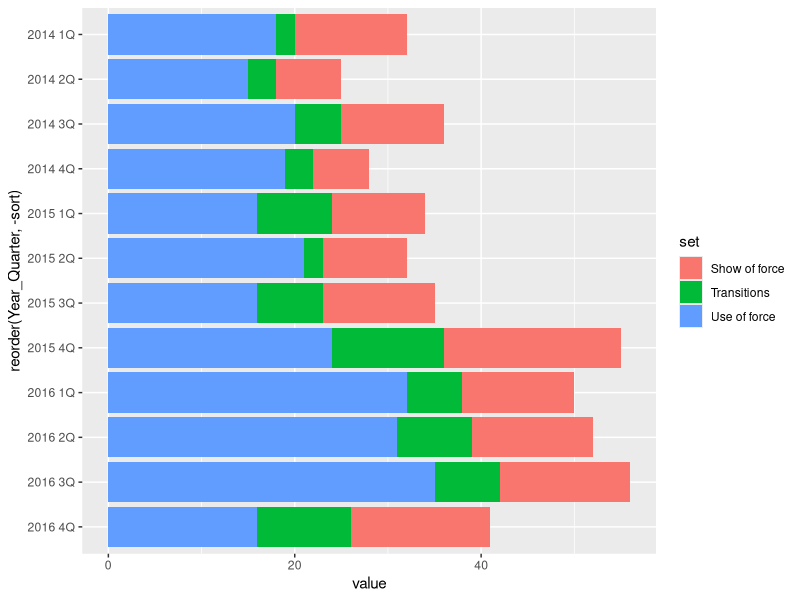
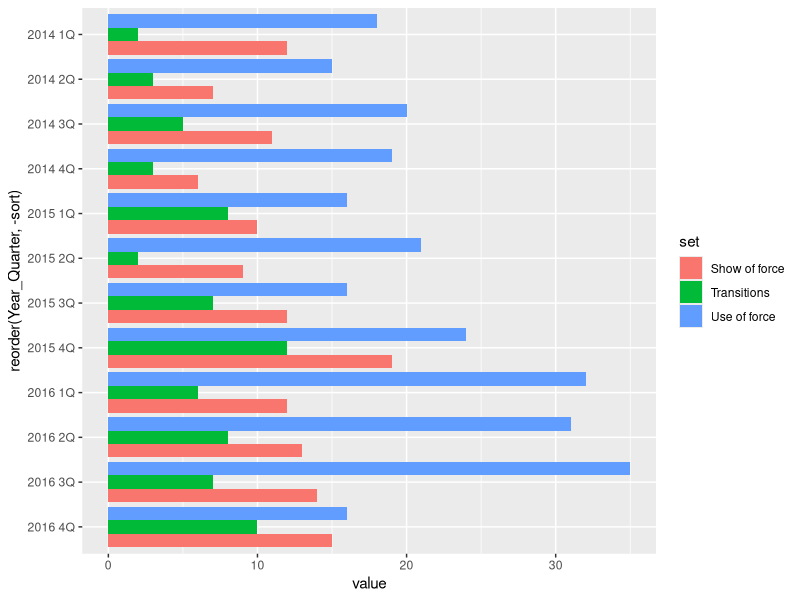
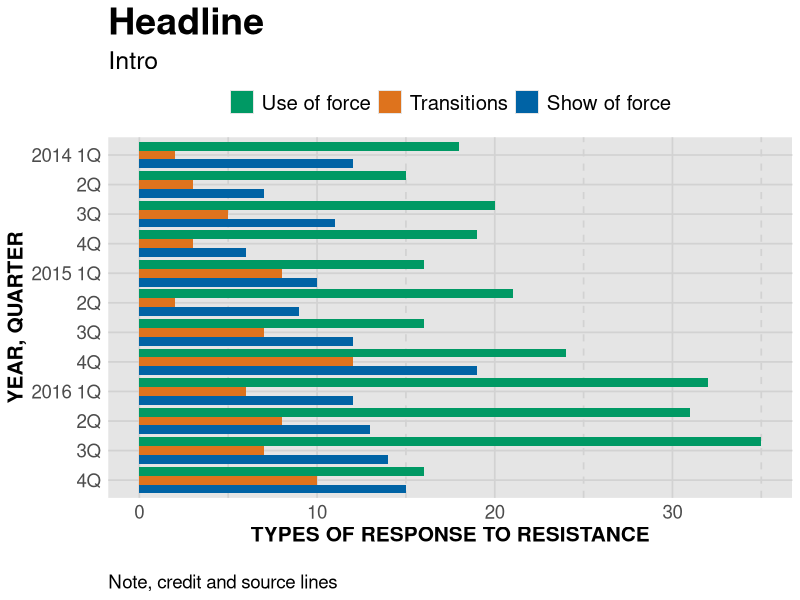

Reproduce these figures in R, in order.
## ---- chunk 1
knitr::opts_chunk$set(echo = TRUE)
## ---- chunk 2

# load the libraries 
library(readr)
library(ggplot2)
library(ggthemes)

# bring in the data we worked worked with
df <- read_csv("dfsubset.csv")

# stacked bars
stacked <- ggplot(df) + 
  aes(x = reorder(Year_Quarter, -sort), 
      y = value, 
      fill = set, 
      label = value) + 
  geom_bar(stat = "identity") + 
  coord_flip()

stacked

## ---- chunk 3

grouped <- ggplot(df) + 
  aes(x = reorder(Year_Quarter, -sort),
      value,
      fill = set,
      label = value) + 
  geom_bar(stat = "identity", position = position_dodge(width = NULL)) + 
  coord_flip()

grouped

## ---- chunk 4

#---------------------
# For windows devices only
# windowsFonts(Verdana=windowsFont('Verdana'))

# This function set styles for the chart
# Be sure to run it before you plot

theme_gfx <- function(...) {
  theme_set(theme_get() + theme(text = element_text(family = 'Verdana', size= 12, lineheight=0.9))) + 
    theme(
      # edit background colors
      plot.background = element_blank(),
      legend.background = element_blank(),
      panel.background=element_rect(fill="#E5E5E5"),
      strip.background=element_rect(fill="#E5E5E5"),
      # modify grid and tick lines
      panel.grid.major = element_line(size = .6, color="#D2D2D2"),
      panel.grid.minor = element_line(size = .6, color="#D2D2D2", linetype = "dashed"),
      axis.ticks = element_blank(),
      # edit font sizes
      plot.title = element_text(size = 27,face="bold"),
      plot.subtitle = element_text(size = 18),
      #legend.title=element_text(size = 13,face="bold"),
      legend.text=element_text(size=14.7),
      axis.title=element_text(size=15, face="bold"),
      axis.text=element_text(size=13.5),
      plot.caption=element_text(size=13.5, hjust=0),
      strip.text = element_text(face="bold", size=13.5, hjust=0),
      # This puts the legend across the top
      legend.position="top", 
      legend.direction="horizontal",
      # removes label for legend
      legend.title = element_blank(),
      ...
    )
}

#-----Insert plot here -------------

grouped <- ggplot(df) + 
  aes(x = reorder(Year_Quarter, -sort),
      value,
      fill = set,
      label = value) + 
  geom_bar(stat = "identity", position = position_dodge(width = NULL)) + 
  coord_flip() + theme_gfx()

# add all the titles.
grouped <- grouped + labs(
  title="Headline", # your headline
  subtitle="Intro",
  x="YEAR, QUARTER", 
  y="TYPES OF RESPONSE TO RESISTANCE",
  caption="\nNote, credit and source lines") +
  guides(fill=guide_legend(reverse=T))


# Finally, let's make the axis labels better
# Reverse order since we resorted the bars
grouped <- grouped + scale_x_discrete(
  labels=c("4Q","3Q","2Q","2016 1Q","4Q","3Q","2Q","2015 1Q","4Q","3Q","2Q","2014 1Q")
)


# color scheme - comment out for B/W PDF
grouped <- grouped + scale_colour_manual( values = c("#0063A5", "#DE731D", "#009964", "#DA2128", "#6F2C91") ) + scale_fill_manual( values = c("#0063A5", "#DE731D", "#009964", "#DA2128", "#6F2C91") )

# make B/W PDF - remember to change name of file!
#grouped <- grouped + scale_colour_grey(start = 0, end = 0.75) + scale_fill_grey(start = 0, end = 0.75)

grouped

#----- End plot --------------


